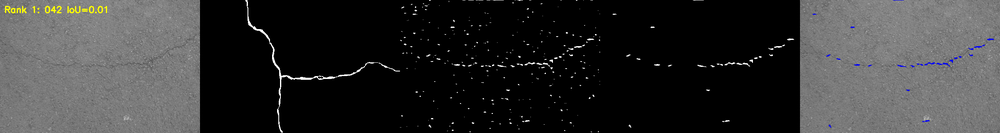
#> input picture experiments/failures/worst_01_042.png, 1000 x 133 px, shrunk from 2400 x 320 before the run; its folder holds only this picture in this run
$ python -i pipeline.py   (imports and definitions only)   (older library calls are emulated)
#> lines starting #> are read from the running program, lines starting #| are printed output that depends on the picture; after the words box and inside, x2 and y2 are one past the last pixel; in counts of white or black regions, pixels touching at a corner belong together
### src/enhancement.py
"""
Spatial Image Enhancement Module.

Implements:
- Point transformations: Negative, Log, Power-law (Gamma), Contrast stretching.
- Histogram processing: Histogram Equalization written from scratch in NumPy,
  compared against OpenCV cv2.equalizeHist.
- Spatial smoothing: 2D Convolution in pure NumPy, Mean filter, Gaussian smoothing.
- Spatial sharpening: Laplacian filter (NumPy from scratch) and Gradient sharpening.
- Small hand-worked mathematical verifications.
"""

from typing import Tuple, Optional
import numpy as np
import cv2


# =========================================================================
# Point Operations
# =========================================================================

def image_negative(img: np.ndarray) -> np.ndarray:
    """Formula: s = (L - 1) - r = 255 - r"""
    return 255 - np.asarray(img, dtype=np.uint8)


# [10 lines left out: function log_transform, not called in this run]


def power_law_transform(img: np.ndarray, gamma: float = 1.0, c: float = 1.0) -> np.ndarray:
    """
    Formula: s = c * r^gamma
    gamma < 1 expands dark regions; gamma > 1 compresses them.
    """
#> called with gamma = 0.8, c = 1
    norm = img.astype(np.float64) / 255.0
    out = c * (norm ** gamma) * 255.0
    return np.clip(out, 0, 255).astype(np.uint8)


# [58 lines left out: functions contrast_stretching, histogram_equalization_numpy, not called in this run]


def histogram_equalization_cv2(img: np.ndarray) -> np.ndarray:
    """Standard OpenCV histogram equalization reference."""
    return cv2.equalizeHist(img)


# =========================================================================
# Spatial Filtering: 2D Convolution in Pure NumPy
# =========================================================================

# [127 lines left out: functions convolve2d_numpy, mean_filter_numpy, gaussian_kernel_2d, gaussian_filter_numpy, laplacian_sharpening_numpy, verify_hand_worked_enhancement, not called in this run]


# [3 lines that do not run on import are left out]

### src/frequency.py
"""
2D Frequency-Domain Image Processing Module.

Implements:
- 2D Discrete Fourier Transform (DFT), Centered Log-Magnitude Spectrum, and Inverse DFT.
- Ideal Low-Pass and High-Pass Filters.
- Butterworth Low-Pass and High-Pass Filters (NumPy from scratch).
- Gaussian Low-Pass and High-Pass Filters (NumPy from scratch).
- Ringing artifact and cutoff frequency (D0) analysis.
- Hand-worked mathematical verification of frequency filter transfer functions.
"""

from typing import Tuple
import numpy as np


def compute_dft_spectrum(img: np.ndarray) -> Tuple[np.ndarray, np.ndarray]:
    """
    Computes 2D DFT and returns:
    1. Shifted complex frequency domain representation F(u,v).
    2. Centered log-magnitude spectrum for visualization: S(u,v) = log(1 + |F(u,v)|).
    """
    f = np.fft.fft2(img.astype(np.float64))
    f_shift = np.fft.fftshift(f)
    magnitude_spectrum = np.log(1.0 + np.abs(f_shift))
    # Normalize spectrum to [0, 255] for display
    norm_spectrum = ((magnitude_spectrum - magnitude_spectrum.min()) /
                     (magnitude_spectrum.max() - magnitude_spectrum.min() + 1e-8) * 255.0)
    return f_shift, norm_spectrum.astype(np.uint8)


def inverse_dft(f_shift: np.ndarray) -> np.ndarray:
    """
    Computes inverse DFT from shifted frequency representation.
    Returns real spatial domain image clipped to [0, 255].
    """
    f_ishift = np.fft.ifftshift(f_shift)
    img_back = np.fft.ifft2(f_ishift)
    img_real = np.real(img_back)
    return np.clip(np.round(img_real), 0, 255).astype(np.uint8)


def distance_matrix(shape: Tuple[int, int]) -> np.ndarray:
    """
    Computes Euclidean distance matrix D(u, v) from center of frequency plane.
    Formula: D(u,v) = sqrt((u - M//2)^2 + (v - N//2)^2)
    """
    M, N = shape
    u = np.arange(M) - (M // 2)
    v = np.arange(N) - (N // 2)
    U, V = np.meshgrid(u, v, indexing="ij")
    return np.sqrt(U ** 2 + V ** 2)


# [18 lines left out: function ideal_filter_numpy, not called in this run]


def butterworth_filter_numpy(
    shape: Tuple[int, int],
    d0: float,
    order: int = 2,
    filter_type: str = "low"
) -> np.ndarray:
    """
    Butterworth Low-Pass / High-Pass filter transfer function in pure NumPy.
    Low-pass formula:
        H(u,v) = 1 / (1 + [D(u,v) / D0]^(2n))
    High-pass formula:
        H(u,v) = 1 / (1 + [D0 / D(u,v)]^(2n))
    Smooth transition without sharp cutoff eliminates visible ringing artifacts at order n=2.
    """
    D = distance_matrix(shape)
    # Avoid division by zero at DC component center
    D_safe = np.where(D == 0, 1e-10, D)

    if filter_type == "low":
        H = 1.0 / (1.0 + (D / float(d0)) ** (2 * order))
    elif filter_type == "high":
        H = 1.0 / (1.0 + (float(d0) / D_safe) ** (2 * order))
        H[D == 0] = 0.0
    else:
        raise ValueError(f"Unknown filter_type: {filter_type}")
    return H


# [21 lines left out: function gaussian_frequency_filter_numpy, not called in this run]


def apply_frequency_filter(img: np.ndarray, H: np.ndarray) -> Tuple[np.ndarray, np.ndarray]:
    """
    Applies frequency domain filter transfer function H to input spatial image.
    G(u,v) = H(u,v) * F(u,v)
    Returns:
    1. Filtered spatial image.
    2. Filtered log-magnitude spectrum.
    """
    f_shift, _ = compute_dft_spectrum(img)
    g_shift = f_shift * H
    filtered_img = inverse_dft(g_shift)

    # Compute magnitude spectrum of filtered signal
    mag = np.log(1.0 + np.abs(g_shift))
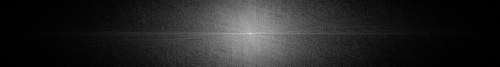
#> mag: shape (133, 1000) float64 (shown at 1/2 size); min 0.000851, max 15.88, mean 2.34; drawn with min black and max white
    norm_spec = ((mag - mag.min()) / (mag.max() - mag.min() + 1e-8) * 255.0).astype(np.uint8)

    return filtered_img, norm_spec


# =========================================================================
# Hand-worked Mathematical Verification
# =========================================================================

# [24 lines left out: function verify_hand_worked_frequency, not called in this run]


# [3 lines that do not run on import are left out]

### src/segmentation.py
"""
Image Segmentation and Edge Detection Module.

Implements:
- Gradient Edge Detectors: Roberts, Prewitt, Sobel Magnitude (NumPy from scratch vs cv2.Sobel).
- Second-Derivative: Laplacian and Laplacian of Gaussian (LoG).
- Thresholding:
  - Global Fixed Threshold (127)
  - Otsu Thresholding written in pure NumPy from scratch, verified vs cv2.threshold.
  - Adaptive Thresholding (Mean and Gaussian).
- Line and Edge Linking via Hough Transform.
- Hand-worked mathematical example verification.
"""

from typing import Tuple, Optional
import numpy as np
import cv2
from src.enhancement import convolve2d_numpy, gaussian_kernel_2d


# =========================================================================
# Gradient Operators: Pure NumPy Implementations
# =========================================================================

# [145 lines left out: functions sobel_magnitude_numpy, sobel_magnitude_cv2, roberts_cross_numpy, prewitt_gradient_numpy, laplacian_of_gaussian_numpy, global_threshold and 2 more, not called in this run]


def gaussian_blur_separable_numpy(img: np.ndarray, ksize: int, sigma: float) -> np.ndarray:
    """
    Separable 2D Gaussian smoothing in pure NumPy.
    Replaces O(K^2) 2D convolution with two O(K) 1D passes (horizontal then vertical).
    """
#> called with ksize = 17, sigma = 2.83
    radius = ksize // 2
    x = np.arange(-radius, radius + 1, dtype=np.float64)
    g1d = np.exp(-(x ** 2) / (2.0 * sigma * sigma))
    g1d /= np.sum(g1d)

    pad = radius
    padded = np.pad(img.astype(np.float64), ((pad, pad), (pad, pad)), mode="reflect")
    h, w = img.shape
    temp = np.zeros((h + 2 * pad, w), dtype=np.float64)
    for dj in range(ksize):
        temp += g1d[dj] * padded[:, dj : dj + w]
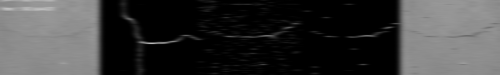
#> temp: shape (149, 1000) float64 (shown at 1/2 size); min 0, max 219.8, mean 59.5

    out = np.zeros((h, w), dtype=np.float64)
    for di in range(ksize):
        out += g1d[di] * temp[di : di + h, :]

    return out


def adaptive_threshold_gaussian_numpy(
    img: np.ndarray,
    block_size: int = 15,
    c: float = 5.0,
    invert: bool = True
) -> np.ndarray:
    """
    Adaptive Gaussian Thresholding implemented in pure NumPy.
    Calculates weighted local Gaussian mean T(x,y) = local_mean - c.
    Robust against non-uniform illumination and shading on concrete surfaces.
    Uses fast separable 1D Gaussian filtering.
    """
    if block_size % 2 == 0:
        raise ValueError("block_size must be odd.")

    local_mean = gaussian_blur_separable_numpy(img, block_size, sigma=block_size / 6.0)
    threshold_map = local_mean - c

    if invert:
        # Dark cracks become 255
        binary = (img.astype(np.float64) <= threshold_map).astype(np.uint8) * 255
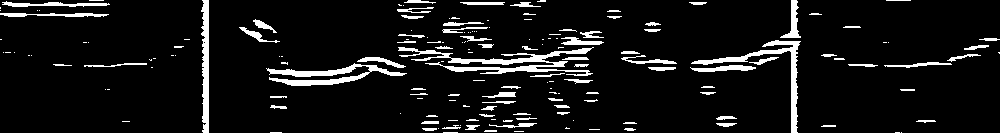
#> binary: shape (133, 1000); 8.1% white; 170 white regions (84 under 20 px), largest, box (x1, y1, x2, y2) and area: (398, 47, 594, 76) 1684, (266, 63, 407, 86) 1143, (691, 40, 801, 133) 1112
    else:
        binary = (img.astype(np.float64) >= threshold_map).astype(np.uint8) * 255

    return binary


# [78 lines left out: functions adaptive_threshold_cv2, detect_hough_lines, verify_hand_worked_segmentation, not called in this run]


# [3 lines that do not run on import are left out]

### src/morphology.py
"""
Mathematical Morphology, Hole Filling, and Object Measurement Module.

Implements:
- Basic operations: Erosion and Dilation in pure NumPy from scratch with arbitrary
  structuring elements, verified against cv2.erode and cv2.dilate using np.array_equal.
- Compound operations: Morphological Opening, Closing, and Directional Bridging.
- Morphological Reconstruction & Hole Filling in pure NumPy from scratch.
- Area filtering: Small-object (pore/speckle) removal.
- Connected component measurement (crack area, bounding boxes, length).
- Final structural health decision rule (Pass / Monitor / Fail).
- Hand-worked mathematical example verification.
"""

from typing import Tuple, Dict, List
import numpy as np
import cv2


# =========================================================================
# Morphological Structuring Elements
# =========================================================================

def get_structuring_element(shape: str = "rect", ksize: int = 3) -> np.ndarray:
    """
    Returns binary structuring element (SE) matrix:
    - 'rect': all ones
    - 'cross': plus sign
    - 'ellipse': disk / rounded shape
    """
    if ksize % 2 == 0:
        raise ValueError("Kernel size must be odd.")
    if shape == "rect":
        return np.ones((ksize, ksize), dtype=np.uint8)
    elif shape == "cross":
        se = np.zeros((ksize, ksize), dtype=np.uint8)
        mid = ksize // 2
        se[mid, :] = 1
        se[:, mid] = 1
        return se
    elif shape == "ellipse":
        return cv2.getStructuringElement(cv2.MORPH_ELLIPSE, (ksize, ksize))
    else:
        raise ValueError(f"Unknown SE shape: {shape}")


# =========================================================================
# Pure NumPy Erosion & Dilation from Scratch
# =========================================================================

# [46 lines left out: functions erosion_numpy, dilation_numpy, not called in this run]


def opening_numpy(img: np.ndarray, se: np.ndarray) -> np.ndarray:
    """Opening = Erosion followed by Dilation: (A ⊖ B) ⊕ B. Removes small protrusions/pores."""
    return dilation_numpy(erosion_numpy(img, se), se)


def closing_numpy(img: np.ndarray, se: np.ndarray) -> np.ndarray:
    """Closing = Dilation followed by Erosion: (A ⊕ B) ⊖ B. Bridges narrow gaps in cracks."""
    return erosion_numpy(dilation_numpy(img, se), se)


# =========================================================================
# Morphological Hole Filling in Pure NumPy
# =========================================================================

# [34 lines left out: function hole_filling_numpy, not called in this run]


# =========================================================================
# Area Filtering & Connecting Broken Crack Segments
# =========================================================================

def remove_small_objects_numpy(binary_img: np.ndarray, min_size: int = 50) -> np.ndarray:
    """
    Removes isolated noise specks / small pores smaller than min_size pixels.
    Uses connected component labeling.
    """
#> called with min_size = 20
    num_labels, labels, stats, _ = cv2.connectedComponentsWithStats(binary_img, connectivity=8)
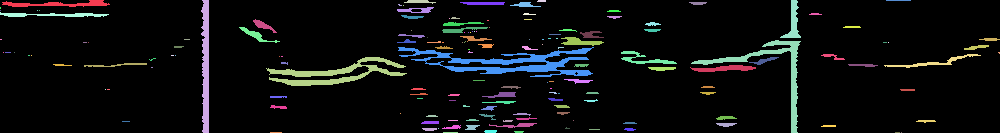
#> labels: shape (133, 1000) int32; 159 distinct labels, from 0 to 158; one colour per label, 0 black
#> num_labels = 159; stats = 159 rows, first 6: [0, 0, 1000, 133, 121772], [2, 0, 108, 7, 374], [201, 0, 8, 133, 837], [404, 0, 32, 4, 75], [537, 0, 9, 2, 17], [780, 0, 21, 38, 294]
    clean_mask = np.zeros_like(binary_img)

    for label in range(1, num_labels):
        area = stats[label, cv2.CC_STAT_AREA]
        if area >= min_size:
            clean_mask[labels == label] = 255
#> this loop made 158 passes
#> area on passes 1 to 3: 374, 837, 75
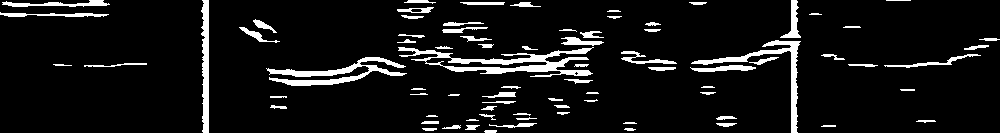
#> clean_mask: shape (133, 1000); 8.2% white; 80 white regions, largest, box (x1, y1, x2, y2) and area: (398, 47, 594, 77) 1980, (266, 57, 407, 86) 1342, (691, 40, 801, 133) 1124

    return clean_mask


# [6 lines left out: function connect_broken_cracks, not called in this run]


# =========================================================================
# Measurement & Structural Assessment Decision Rule
# =========================================================================

def measure_and_classify_damage(
    binary_mask: np.ndarray,
    safe_thresh_pct: float = 0.20,
    critical_thresh_pct: float = 1.20
) -> Dict:
    """
    Extracts geometric measurements from final binary crack mask and makes
    an automated civil engineering structural health classification.

    Decision Rule:
    - PASS (Safe): Crack Area < 0.20% (negligible hairline surface texture).
    - MONITOR (Moderate): Crack Area between 0.20% and 1.20% (scheduled monitoring).
    - FAIL (Critical Hazard): Crack Area > 1.20% or max crack length > 150px
      (structural intervention required).
    """
#> called with safe_thresh_pct = 0.2, critical_thresh_pct = 1.2
    total_pixels = binary_mask.size
    crack_pixels = int(np.sum(binary_mask > 0))
#> crack_pixels = 10844
    area_pct = float((crack_pixels / total_pixels) * 100.0)
#> area_pct = 8.15

    num_labels, labels, stats, centroids = cv2.connectedComponentsWithStats(
        binary_mask, connectivity=8
    )
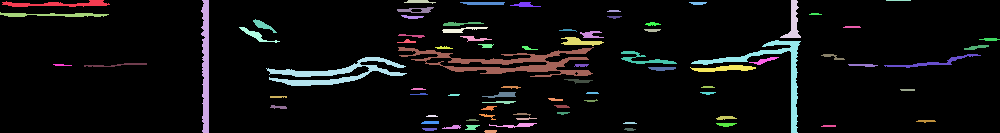
#> labels: shape (133, 1000) int32; 81 distinct labels, from 0 to 80; one colour per label, 0 black
#> num_labels = 81; stats = 81 rows, first 6: [0, 0, 1000, 133, 122156], [2, 0, 108, 7, 374], [201, 0, 8, 133, 837], [404, 0, 32, 4, 75], [780, 0, 21, 38, 294], [886, 0, 25, 1, 25]; centroids = 81 pairs, first value 53.44 to 989.7, second value 0 to 131

    objects = []
    max_length = 0
    for label in range(1, num_labels):
        x = int(stats[label, cv2.CC_STAT_LEFT])
        y = int(stats[label, cv2.CC_STAT_TOP])
        w = int(stats[label, cv2.CC_STAT_WIDTH])
        h = int(stats[label, cv2.CC_STAT_HEIGHT])
        area = int(stats[label, cv2.CC_STAT_AREA])
        diag_length = int(np.sqrt(w ** 2 + h ** 2))
        if diag_length > max_length:
            max_length = diag_length

        objects.append({
            "label": label,
            "bbox": (x, y, w, h),
            "area": area,
            "length": diag_length,
            "centroid": (float(centroids[label][0]), float(centroids[label][1]))
        })
#> this loop made 80 passes
#> (x, y, w, h, area, diag_length, max_length) on passes 1, 2, 29, 32: (2, 0, 108, 7, 374, 108, 108), (201, 0, 8, 133, 837, 133, 133), (691, 40, 110, 93, 1124, 144, 144), (398, 47, 196, 30, 1980, 198, 198)
#> after the loop, max_length = 198; objects = 80 items

    # Structural health decision
    if area_pct < safe_thresh_pct:
        decision = "PASS"
        severity = "Safe / Sound Concrete"
        action = "No intervention needed. Regular maintenance."
    elif area_pct <= critical_thresh_pct and max_length < 200:
        decision = "MONITOR"
        severity = "Moderate Surface Cracking"
        action = "Schedule secondary inspection within 6 months."
    else:
        decision = "FAIL"
        severity = "Critical Structural Damage"
        action = "Immediate structural repair and grouting required!"

    return {
        "crack_pixel_count": crack_pixels,
        "total_pixels": total_pixels,
        "crack_area_percentage": round(area_pct, 4),
        "num_crack_components": num_labels - 1,
        "max_crack_length_px": max_length,
        "decision": decision,
        "severity": severity,
        "recommended_action": action,
        "components": objects
    }


# =========================================================================
# Hand-worked Example Verification
# =========================================================================

# [42 lines left out: function verify_hand_worked_morphology, not called in this run]


# [3 lines that do not run on import are left out]

### src/pipeline.py
"""
Pipelines Architecture and Execution Engine.

Implements:
1. Trivial Baseline: Fixed global threshold at 127.
2. Simple Baseline: Otsu thresholding + 3x3 morphological opening.
3. Pipeline A: Spatial Enhancement (Gamma + Contrast Stretching) + Otsu Thresholding.
4. Pipeline B: Frequency/Restoration (Butterworth Lowpass) + Adaptive Gaussian Thresholding.
5. Pipeline C: Full Advanced Pipeline with Spatial Enhancement, Frequency Filtering,
   Adaptive Segmentation, Morphological Bridging & Hole Filling, Area Filtering,
   and Structural Damage Assessment Decision Rule.
"""

import time
from typing import Dict, Any, Optional
import numpy as np
import cv2

from src.enhancement import power_law_transform, contrast_stretching
from src.frequency import butterworth_filter_numpy, apply_frequency_filter
from src.segmentation import (
    global_threshold,
    otsu_threshold_numpy,
    adaptive_threshold_gaussian_numpy,
    sobel_magnitude_cv2
)
from src.morphology import (
    opening_numpy,
    closing_numpy,
    hole_filling_numpy,
    remove_small_objects_numpy,
    get_structuring_element,
    measure_and_classify_damage
)


# =========================================================================
# Baselines
# =========================================================================

# [176 lines left out: functions run_trivial_baseline, run_simple_baseline, run_pipeline_a, run_pipeline_b, not called in this run]


def run_pipeline_c(image: np.ndarray, config: Optional[Dict] = None) -> Dict[str, Any]:
    """
    Pipeline C (Final Advanced Production Pipeline):
    1. Preprocessing & Spatial Contrast Enhancement (Gamma 0.85 + Percentile Contrast Stretch).
    2. Frequency / Noise Restoration (Butterworth low-pass or Bilateral filter).
    3. Adaptive Gaussian Segmentation guided by Sobel Edge Magnitude.
    4. Morphological Refinement:
       - Directional/Elliptical Closing (bridges narrow hairline breaks in crack traces).
       - Morphological Hole Filling.
       - Small-Object Removal (Area Opening: eliminates pore noise < min_size).
    5. Structural Health Assessment & Decision Rule:
       - Connected component analysis, crack area percentage, max length,
         and safety verdict (PASS / MONITOR / FAIL).
    """
    if config is None:
        config = {
            "gamma": 0.80,
            "d0": 40.0,
            "order": 2,
            "block_size": 17,
            "c": 4.0,
            "closing_ksize": 3,
            "min_object_area": 20,
            "safe_thresh_pct": 0.20,
            "critical_thresh_pct": 1.20
        }

    t0 = time.perf_counter()
    if image.ndim == 3:
        gray = cv2.cvtColor(image, cv2.COLOR_RGB2GRAY)
    else:
        gray = image.copy()

    # Stage 1: Spatial Enhancement
    t1 = time.perf_counter()
    enhanced = power_law_transform(gray, gamma=config.get("gamma", 0.80))
    time_enh = (time.perf_counter() - t1) * 1000.0

    # Stage 2: Noise Restoration (Butterworth Lowpass)
    t2 = time.perf_counter()
    H_bw = butterworth_filter_numpy(
        gray.shape,
        d0=config.get("d0", 40.0),
        order=config.get("order", 2),
        filter_type="low"
    )
    restored, spectrum = apply_frequency_filter(enhanced, H_bw)
    time_rest = (time.perf_counter() - t2) * 1000.0

    # Stage 3: Segmentation (Local Adaptive Gaussian)
    t3 = time.perf_counter()
    adaptive_mask = adaptive_threshold_gaussian_numpy(
        restored,
        block_size=config.get("block_size", 17),
        c=config.get("c", 4.0),
        invert=True
    )
    segmented_raw = adaptive_mask
    time_seg = (time.perf_counter() - t3) * 1000.0

    # Stage 4: Morphological Refinement
    t4 = time.perf_counter()
    # 4a. Connect broken crack paths with closing
    se_close = get_structuring_element("ellipse", ksize=config.get("closing_ksize", 3))
    bridged = cv2.morphologyEx(segmented_raw, cv2.MORPH_CLOSE, se_close)

    # 4b. Remove isolated small pores / aggregate noise
    cleaned = remove_small_objects_numpy(
        bridged, min_size=config.get("min_object_area", 20)
    )

    final_mask = cleaned
    time_morph = (time.perf_counter() - t4) * 1000.0

    # Stage 5: Structural Measurement & Decision Rule
    t5 = time.perf_counter()
    health_assessment = measure_and_classify_damage(
        final_mask,
        safe_thresh_pct=config.get("safe_thresh_pct", 0.20),
        critical_thresh_pct=config.get("critical_thresh_pct", 1.20)
    )
#> health_assessment = 9 items
    time_meas = (time.perf_counter() - t5) * 1000.0

    total_time = (time.perf_counter() - t0) * 1000.0

    # Overlay visualization for engineers
    overlay = cv2.cvtColor(gray, cv2.COLOR_GRAY2RGB)
    overlay[final_mask > 0] = [255, 0, 0]  # Red cracks on grayscale concrete
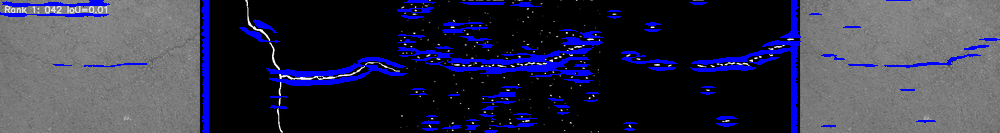
#> overlay: shape (133, 1000, 3); mean B, G, R 71.1, 50.3, 50.3

    return {
        "pipeline_name": "Pipeline C (Advanced Morphological Assessment)",
        "pred_mask": final_mask,
        "overlay": overlay,
        "structural_health": health_assessment,
        "total_time_ms": total_time,
        "stage_timings_ms": {
            "spatial_enhancement": time_enh,
            "restoration_frequency": time_rest,
            "segmentation": time_seg,
            "morphology_refinement": time_morph,
            "measurement_decision": time_meas
        },
        "intermediate_images": {
            "input": gray,
            "enhanced": enhanced,
            "spectrum": spectrum,
            "restored": restored,
            "raw_segmented": segmented_raw,
            "bridged": bridged,
            "cleaned": cleaned,
            "final_mask": final_mask,
            "overlay": overlay
        }
    }

>>> import cv2
>>> picture = cv2.cvtColor(cv2.imread('../experiments/failures/worst_01_042.png'), cv2.COLOR_BGR2RGB)
>>> result = run_pipeline_c(picture)
#> result = 7 items
